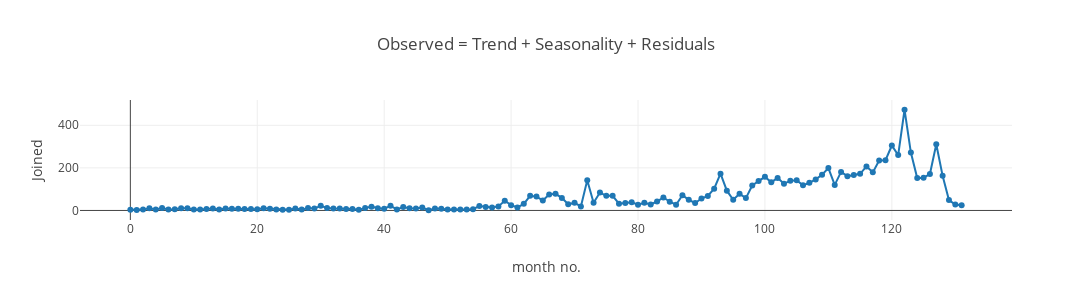
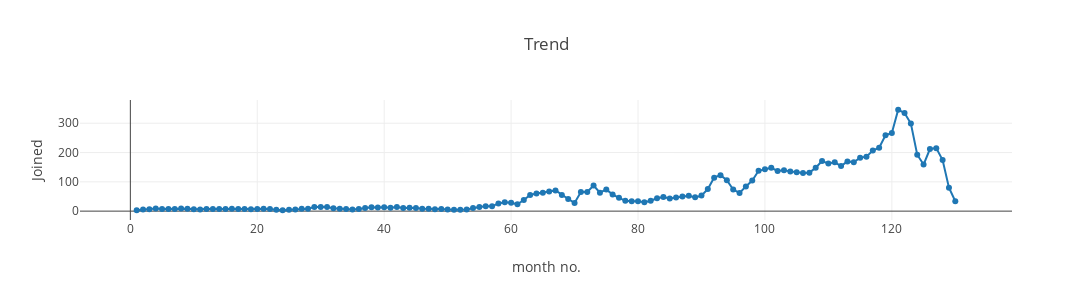
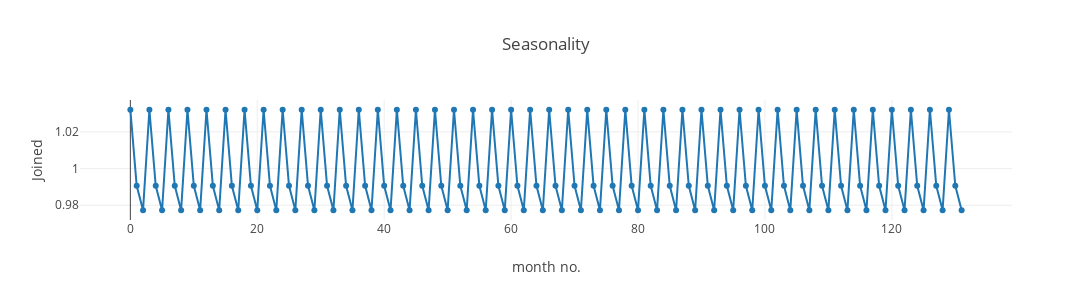
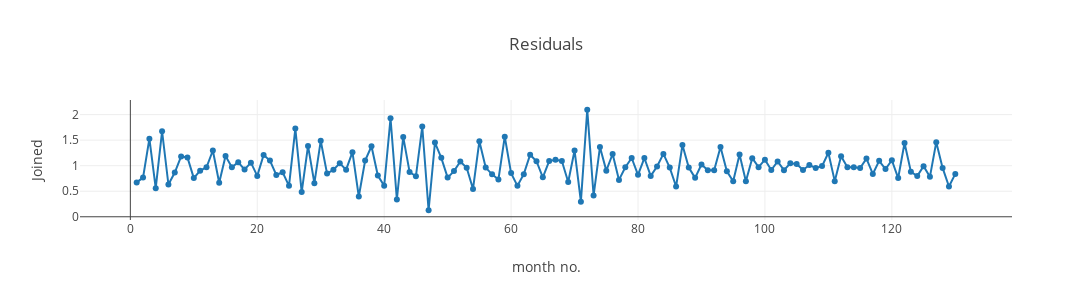

The code cell stored with these charts, in order, in its notebook:
### Code cell
##Decompose the signal into trend,seasonality and Residual
decomposition = sm.tsa.seasonal_decompose(df_train2, model='multiplicative',freq = 3)

trend = decomposition.trend
seasonal = decomposition.seasonal
residual = decomposition.resid
plt.rcParams['figure.figsize'] = 30, 20

trace0 = go.Scatter(
    x = pd.Series(range(len(df_train2))),
    y = df_train2['Status'],
    mode = 'lines+markers',
    name = 'Observed'
)
data = [trace0]
layout = dict(title = 'Observed = Trend + Seasonality + Residuals',
              xaxis = dict(title = 'month no.'),
              yaxis = dict(title = 'Joined'),
              width=1100,
              height=300,
              )
fig = dict(data=data, layout=layout)
iplot(fig)

trace0 = go.Scatter(
    x = pd.Series(range(len(trend))),
    y = pd.Series(trend['Status']).reset_index(drop = True),
    mode = 'lines+markers',
    name = 'Trend'
)
data = [trace0]
layout = dict(title = 'Trend',
              xaxis = dict(title = 'month no.'),
              yaxis = dict(title = 'Joined'),
              width=1100,
              height=300,
              )
fig = dict(data=data, layout=layout)
iplot(fig)

trace0 = go.Scatter(
    x = pd.Series(range(len(seasonal))),
    y = pd.Series(seasonal['Status']).reset_index(drop = True),
    mode = 'lines+markers',
    name = 'Seasonality'
)
data = [trace0]
layout = dict(title = 'Seasonality',
              xaxis = dict(title = 'month no.'),
              yaxis = dict(title = 'Joined'),
              width=1100,
              height=300,
              )
fig = dict(data=data, layout=layout)
iplot(fig)

trace0 = go.Scatter(
    x = pd.Series(range(len(residual))),
    y = pd.Series(residual['Status']).reset_index(drop = True),
    mode = 'lines+markers',
    name = 'Residuals'
)
data = [trace0]
layout = dict(title = 'Residuals',
              xaxis = dict(title = 'month no.'),
              yaxis = dict(title = 'Joined'),
              width=1100,
              height=300,
              )
fig = dict(data=data, layout=layout)
iplot(fig)

### Figure 1 — Plotly figure (JSON) as saved in the notebook; plotly's stock layout.template omitted (floating-point values rounded to 4 significant figures; data arrays with more than 128 entries replaced by an {"elided": "..."} marker saying what was removed)
{"data": [{"mode": "lines+markers", "name": "Observed", "type": "scatter", "x": {"elided": "132 int values"}, "y": {"elided": "132 int values"}}], "layout": {"height": 300, "title": "Observed = Trend + Seasonality + Residuals", "width": 1100, "xaxis": {"title": "month no."}, "yaxis": {"title": "Joined"}}}

### Figure 2 — Plotly figure (JSON) as saved in the notebook; plotly's stock layout.template omitted (floating-point values rounded to 4 significant figures; data arrays with more than 128 entries replaced by an {"elided": "..."} marker saying what was removed)
{"data": [{"mode": "lines+markers", "name": "Trend", "type": "scatter", "x": {"elided": "132 int values"}, "y": {"elided": "132 float values"}}], "layout": {"height": 300, "title": "Trend", "width": 1100, "xaxis": {"title": "month no."}, "yaxis": {"title": "Joined"}}}

### Figure 3 — Plotly figure (JSON) as saved in the notebook; plotly's stock layout.template omitted (floating-point values rounded to 4 significant figures; data arrays with more than 128 entries replaced by an {"elided": "..."} marker saying what was removed)
{"data": [{"mode": "lines+markers", "name": "Seasonality", "type": "scatter", "x": {"elided": "132 int values"}, "y": {"elided": "132 float values"}}], "layout": {"height": 300, "title": "Seasonality", "width": 1100, "xaxis": {"title": "month no."}, "yaxis": {"title": "Joined"}}}

### Figure 4 — Plotly figure (JSON) as saved in the notebook; plotly's stock layout.template omitted (floating-point values rounded to 4 significant figures; data arrays with more than 128 entries replaced by an {"elided": "..."} marker saying what was removed)
{"data": [{"mode": "lines+markers", "name": "Residuals", "type": "scatter", "x": {"elided": "132 int values"}, "y": {"elided": "132 float values"}}], "layout": {"height": 300, "title": "Residuals", "width": 1100, "xaxis": {"title": "month no."}, "yaxis": {"title": "Joined"}}}
